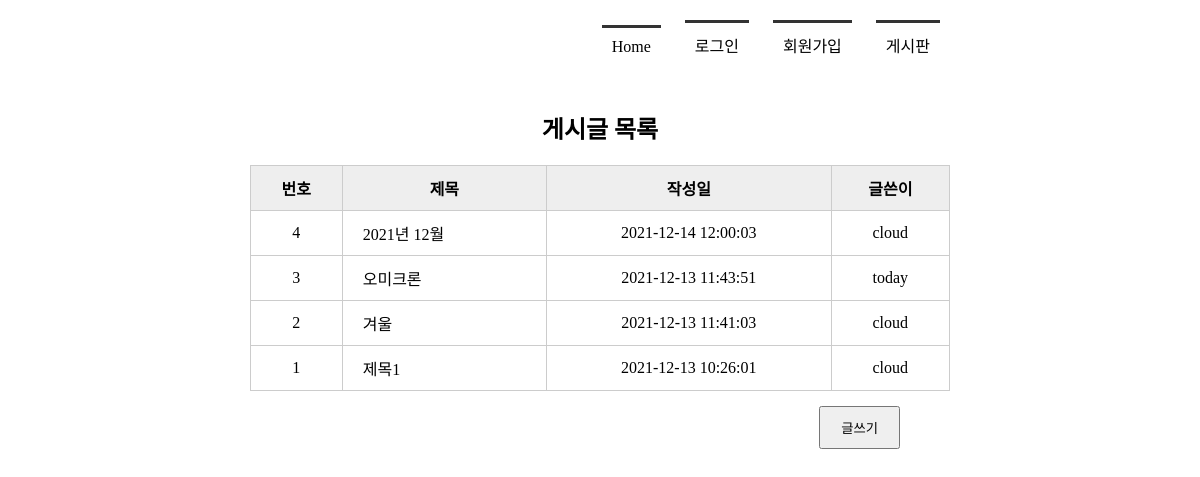
The app's page /boardlist/, older data.
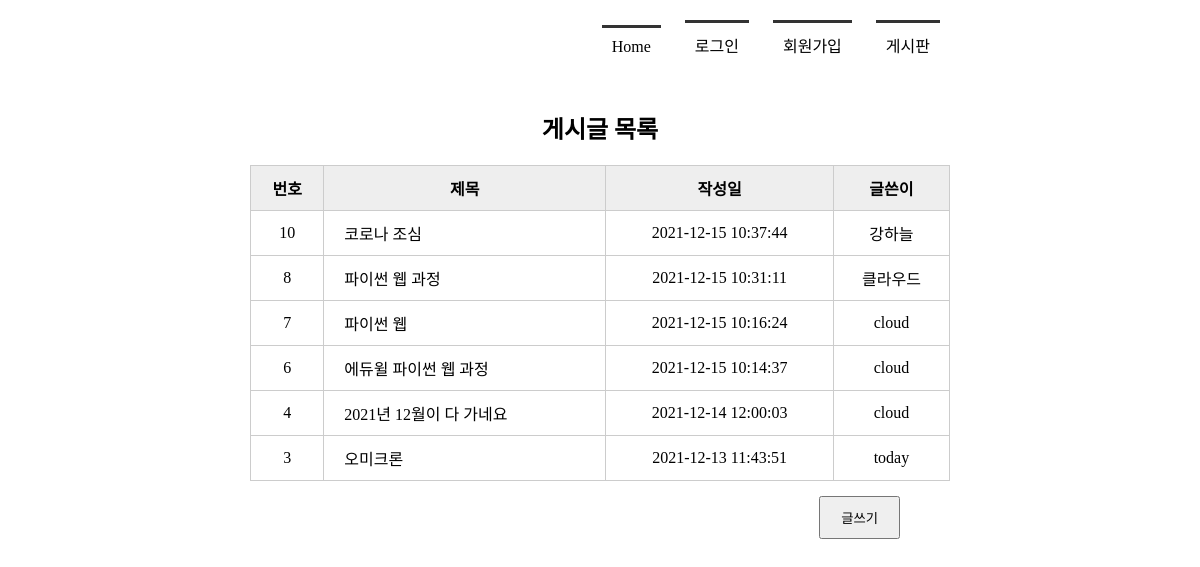
The same page, newer data.
### tables this page shows
CREATE TABLE board(
        bno INTEGER PRIMARY KEY AUTOINCREMENT,
        title TEXT NOT NULL,
        content TEXT NOT NULL,
        create_date TIMESTAMP DATE DEFAULT (datetime('now', 'localtime')),
        mid CHAR(5) NOT NULL,
        FOREIGN KEY(mid) REFERENCES member(mid)
    );

### app.py (the view)
@app.route('/boardlist/')
def boardlist():
    conn = getconn()
    cur = conn.cursor()
    sql = "SELECT * FROM board ORDER BY bno DESC"
    cur.execute(sql)
    rs = cur.fetchall()
    conn.close()
    return render_template('boardlist.html', rs=rs)

### app.py (called while the page is built)
def getconn():
    conn = sqlite3.connect('./memberdb.db')
    return conn

### templates/boardlist.html (shortened to what this page needs)
<!DOCTYPE html>
<html lang="en">
<head>
    <link rel="stylesheet" href="{{ url_for('static', filename='css/style.css') }}">
</head>
<body>
    <div id="container">
        {% include 'navbar.html' %}
        <section>
            <h1>게시글 목록</h1>
            <table class="tbl_bo_list">
                <tr>
                    <th>번호</th><th>제목</th><th>작성일</th><th>글쓴이</th>
                </tr>
                {% for i in rs %}
                <tr>
                    <td>{{ i[0] }}</td>
                    <td><a href="{{ url_for('board_view', bno=i[0] ) }}">{{ i[1] }}</a></td>
                    <td>{{ i[3] }}</td>
                    <td>{{ i[4] }}</td>
                </tr>
                {% endfor %}
            </table>
            <div class="btn_write">
                <input type="button" value="글쓰기" onclick="goWrite()">
            </div>
        </section>
    </div>
</body>
</html>

### templates/navbar.html
<header>
    <nav>
        <ul>
        {% if session %}
            <li><a href="{{ url_for('index') }}">Home</a></li>
            <li><a href="{{ url_for('logout') }}">({{ session['userName'] }}님)로그아웃</a></li>
            <li><a href="{{ url_for('memberlist') }}">회원목록</a></li>
            <li><a href="{{ url_for('boardlist') }}">게시판</a></li>
        {% else %}
            <li><a href="{{ url_for('index') }}">Home</a></li>
            <li><a href="{{ url_for('login') }}">로그인</a></li>
            <li><a href="{{ url_for('register') }}">회원가입</a></li>
            <li><a href="{{ url_for('boardlist') }}">게시판</a></li>
        {% endif %}
        </ul>
    </nav>
</header>

### static/css/style.css (style rules this page uses)
* { margin: 0; padding: 0; }
#container { width: 1000px; margin: 10px auto; }
header { height: 100px; }
nav ul { list-style: none; text-align: right; margin-right: 150px; }
nav ul li { display: inline-block; margin: 10px; border-top:3px solid #333; padding: 10px; }
nav ul li a { text-decoration: none; color: #000 }
section { text-align: center }
section table { width: 600px; margin: 0 auto; border-collapse:collapse }
section h1 { margin-bottom: 20px; }
section table, th, td { border: 1px solid #ccc; padding: 10px }
section table th { background-color: #eee }
section table a { color: #000; }
section .tbl_bo_list { width:700px; margin:0 auto; }
section .tbl_bo_list tr td:nth-child(2) { text-align:left; padding-left:20px; }
section .tbl_bo_list a { text-decoration:none; color:#000; }
section .btn_write { text-align: right; margin: 15px 200px; }
section .btn_write input { padding: 10px 20px; }

Row changes from the older to the newer data that the page shows:
removed board: bno "2", title "겨울", create_date "2021-12-13 11:41:03", mid "cloud"
removed board: bno "1", title "제목1", create_date "2021-12-13 10:26:01", mid "cloud"
added board: bno "10", title "코로나 조심", create_date "2021-12-15 10:37:44", mid "강하늘"
added board: bno "8", title "파이썬 웹 과정", create_date "2021-12-15 10:31:11", mid "클라우드"
added board: bno "7", title "파이썬 웹", create_date "2021-12-15 10:16:24", mid "cloud"
added board: bno "6", title "에듀윌 파이썬 웹 과정", create_date "2021-12-15 10:14:37", mid "cloud"
changed board id 4: title "2021년 12월" → "2021년 12월이 다 가네요"
